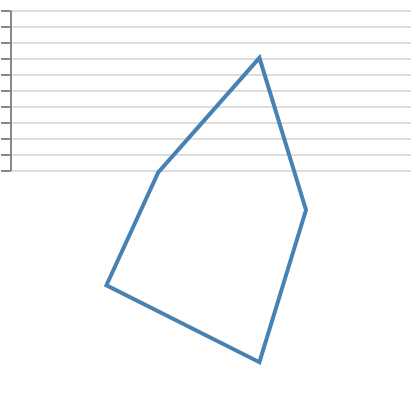

Vega-Lite specification stored for this chart:
### Vega specification from a JSON file in a GitHub repository (floating-point values rounded to 4 significant figures)
{"$schema": "https://vega.github.io/schema/vega/v6.json", "width": 200, "height": 200, "padding": 5, "autosize": "none", "data": [{"name": "table", "values": [{"axis": "A", "value": 3}, {"axis": "B", "value": 5}, {"axis": "C", "value": 4}, {"axis": "D", "value": 2}, {"axis": "E", "value": 5}]}], "scales": [{"name": "r", "type": "linear", "domain": {"data": "table", "field": "value"}, "range": [0, 80], "zero": true}, {"name": "theta", "type": "point", "domain": {"data": "table", "field": "axis", "sort": true}, "range": [0, 5.027]}], "marks": [{"type": "line", "from": {"data": "table"}, "encode": {"update": {"x": {"signal": "100 + scale('r',datum.value) * cos(scale('theta',datum.axis))"}, "y": {"signal": "100 + scale('r',datum.value) * sin(scale('theta',datum.axis))"}, "stroke": {"value": "steelblue"}, "strokeWidth": {"value": 2}, "interpolate": {"value": "linear-closed"}}}}], "axes": [{"scale": "r", "orient": "left", "grid": true, "labels": false}]}
